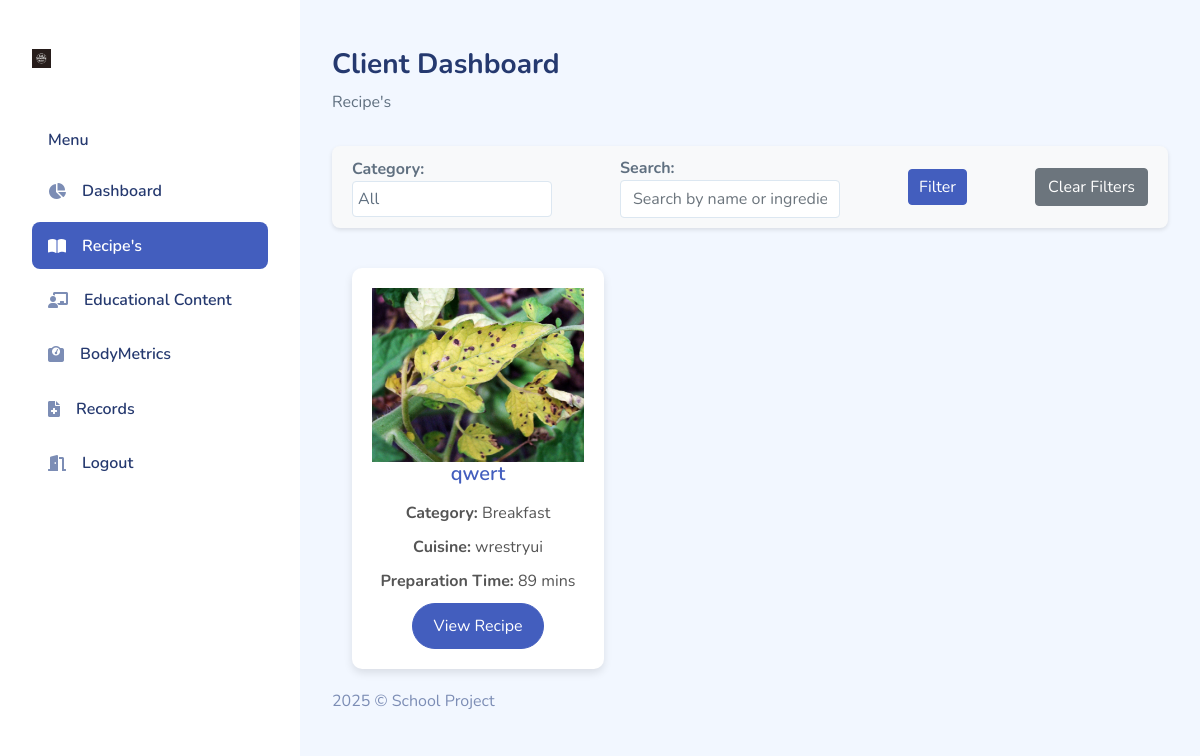
The app's page /client_recipe_list/ with its own data.
### Landing/models.py (models this page shows, shortened)
class Recipe(models.Model):
    CATEGORY_CHOICES = [
        ('Breakfast', 'Breakfast'),
        ('Lunch', 'Lunch'),
        ('Dinner', 'Dinner'),
        ('Snacks', 'Snacks'),
        ('Desserts', 'Desserts'),
    ]
    name = models.CharField(max_length=255, verbose_name="Recipe Name")
    category = models.CharField(
        max_length=50, choices=CATEGORY_CHOICES, verbose_name="Category"
    )
    cuisine = models.CharField(max_length=100, verbose_name="Cuisine Type")
    prep_time = models.PositiveIntegerField(verbose_name="Preparation Time (minutes)")
    cook_time = models.PositiveIntegerField(verbose_name="Cooking Time (minutes)")
    servings = models.PositiveIntegerField(verbose_name="Number of Servings")
    ingredients = models.TextField(verbose_name="List of Ingredients")
    steps = models.TextField(verbose_name="Preparation Steps")
    calories = models.PositiveIntegerField(verbose_name="Calories per Serving")
    carbs = models.PositiveIntegerField(verbose_name="Carbohydrates (grams)")
    protein = models.PositiveIntegerField(verbose_name="Protein (grams)")
    fat = models.PositiveIntegerField(verbose_name="Fat (grams)")
    tags = models.CharField(
        max_length=255, blank=True, verbose_name="Tags (comma-separated)"
    )
    image = models.ImageField(
        upload_to='recipe_images/', blank=True, null=True, verbose_name="Recipe Image"
    )  # Add an image field
    class Meta:
        verbose_name = "Recipe"
        verbose_name_plural = "Recipes"
        ordering = ['name']  # Recipes will be ordered alphabetically by name

### Landing/views.py (the view)
# urls.py: path('client_recipe_list/',client_recipe_list,name='client_recipe_list'),
def client_recipe_list(request):
    category_filter = request.GET.get('category')
    cuisine_filter = request.GET.get('cuisine')
    search_query = request.GET.get('search')
    recipes = Recipe.objects.all()
    if category_filter:
        recipes = recipes.filter(category=category_filter)
    if cuisine_filter:
        recipes = recipes.filter(cuisine__icontains=cuisine_filter)
    if search_query:
        recipes = recipes.filter(name__icontains=search_query)
    context = {
        'recipes': recipes,
        'categories': Recipe.CATEGORY_CHOICES,
    }
    return render(request, 'client_recipe_list.html', context)

### Landing/templates/client_recipe_list.html (shortened to what this page needs)
{% load static %}
<!DOCTYPE html>
<html lang="en">
<head>
    <link rel="stylesheet" href="{% static 'assets/css/bootstrap.css' %}">
    <link rel="stylesheet" href="{% static 'assets/css/bold.css' %}">
    <link rel="stylesheet" href="{% static 'assets/css/perfect-scrollbar.css' %}">
    <link rel="stylesheet" href="{% static 'assets/css/bootstrap-icons.css' %}">
    <link rel="stylesheet" href="{% static 'assets/css/app.css' %}">
    <link href="https://cdnjs.cloudflare.com/ajax/libs/font-awesome/6.0.0/css/all.min.css" rel="stylesheet">
</head>
<body>
    <div id="app">
        <div id="sidebar" class="active">
            <div class="sidebar-wrapper active">
                <div class="sidebar-header">
                    <div class="d-flex justify-content-between">
                        <div class="logo">
                            <a href="index.html"><img src="{% static 'assets/images/logo.jpg' %}" alt="Logo" srcset=""></a>
                        </div>
                    </div>
                </div>
                <div class="sidebar-menu">
                    <ul class="menu">
                        <li class="sidebar-title">Menu</li>
                        <li class="sidebar-item ">
                            <a href="{% url 'client_dashboard' %}" class="sidebar-link">
                                <i class="fas fa-chart-pie"></i>
                                <span>Dashboard</span>
                            </a>
                        </li>
                        <li class="sidebar-item active">
                            <a href="{% url 'client_recipe_list' %}" class="sidebar-link">
                                <i class="fas fa-book-open"></i>
                                <span>Recipe's</span>
                            </a>
                        </li>
                        <li class="sidebar-item">
                            <a href="{% url 'client_educontent_list' %}" class="sidebar-link">
                                <i class="fas fa-chalkboard-teacher"></i>
                                <span>Educational Content</span>
                            </a>
                        </li>
                        <li class="sidebar-item">
                            <a href="{% url 'client_bodymetric_view' %}" class="sidebar-link">
                                <i class="fas fa-weight-scale"></i>
                                <span>BodyMetrics</span>
                            </a>
                        </li>
                        <li class="sidebar-item">
                            <a href="{% url 'client_records' %}" class="sidebar-link">
                                <i class="fas fa-file-medical"></i>
                                <span>Records</span>
                            </a>
                        </li>
                        <li class="sidebar-item">
                            <a href="{% url 'client_logout' %}" class="sidebar-link">
                                <i class="fas fa-door-open"></i>
                                <span>Logout</span>
                            </a>
                        </li>
                    </ul>
                </div>
            </div>
        </div>
        <div id="main">
            <div class="page-heading">
                <h3>Client Dashboard</h3>
                <p>Recipe's</p>
            </div>
            <div class="filter-bar">
                <form method="GET" class="filter-form">
                    <div class="filter-group">
                        <label for="category">Category:</label>
                        <select name="category" id="category" class="form-control">
                            <option value="">All</option>
                        </select>
                    </div>
                    <div class="filter-group">
                        <label for="search">Search:</label>
                        <input
                            type="text"
                            name="search"
                            id="search"
                            class="form-control"
                            placeholder="Search by name or ingredients"
                            value="{{ request.GET.search }}"
                        />
                    </div>
                    <button type="submit" class="btn btn-primary">Filter</button>
                    <a href="{% url 'client_recipe_list' %}" class="btn btn-secondary">Clear Filters</a>
                </form>
            </div>
            <div class="recipe-grid">
                {% for recipe in recipes %}
                <div class="recipe-card">
                    <img src="{{ recipe.image.url }}" class="recimage" alt="{{ recipe.name }}" class="img-fluid rounded" style="max-width: 100%; height: auto;">
                    <h3>{{ recipe.name }}</h3>
                    <p><strong>Category:</strong> {{ recipe.category }}</p>
                    <p><strong>Cuisine:</strong> {{ recipe.cuisine }}</p>
                    <p><strong>Preparation Time:</strong> {{ recipe.prep_time }} mins</p>
                    <a href="{% url 'client_recipe_detail' recipe.id %}" class="btn btn-primary">View Recipe</a>
                </div>
                {% endfor %}
            </div>
            <footer>
                <div class="footer clearfix mb-0 text-muted">
                    <div class="float-start">
                        <p>2025 &copy; School Project</p>
                    </div>
                </div>
            </footer>
        </div>
    </div>
</body>
</html>

### Landing/static/assets/css/perfect-scrollbar.css (style rules this page uses)
.ps { overflow: hidden !important; overflow-anchor: none; -ms-overflow-style: none; touch-action: auto; -ms-touch-action: auto; }

### Landing/static/assets/css/app.css (style rules this page uses)
.btn.btn-danger,.btn.btn-info,.btn.btn-primary,.btn.btn-secondary,.btn.btn-success,.btn.btn-warning { color:#fff }
#sidebar.active .sidebar-wrapper { left:0 }
.sidebar-wrapper { width:300px;height:100vh;position:fixed;top:0;z-index:10;overflow-y:auto;background-color:#fff;bottom:0;transition:left .5s ease-out }
.sidebar-wrapper .sidebar-header { padding:2rem 2rem 1rem;font-size:2rem;font-weight:700 }
.sidebar-wrapper .sidebar-header img { height:1.2rem }
.sidebar-wrapper .menu { margin-top:2rem;padding:0 2rem;font-weight:600 }
.sidebar-wrapper .menu .sidebar-title { padding:0 1rem;margin:1.5rem 0 1rem;font-size:1rem;list-style:none;font-weight:600;color:#25396f }
.sidebar-wrapper .menu .sidebar-link { display:block;padding:.7rem 1rem;font-size:1rem;display:flex;align-items:center;border-radius:.5rem;transition:all .5s;text-decoration:none;color:#25396f }
.sidebar-wrapper .menu .sidebar-link i,.sidebar-wrapper .menu .sidebar-link svg { color:#7c8db5 }
.sidebar-wrapper .menu .sidebar-link span { margin-left:1rem }
.sidebar-wrapper .menu .sidebar-item { list-style:none;margin-top:.5rem;position:relative }
.sidebar-wrapper .menu .sidebar-item.active .sidebar-link { background-color:#435ebe }
.sidebar-wrapper .menu .sidebar-item.active .sidebar-link span { color:#fff }
.sidebar-wrapper .menu .sidebar-item.active .sidebar-link i,.sidebar-wrapper .menu .sidebar-item.active .sidebar-link svg { fill:#fff;color:#fff }
#main { margin-left:300px;padding:2rem }
.page-heading { margin:0 0 2rem }
.page-heading h3 { font-weight:700 }
a { text-decoration:none }

### Landing/templates/client_recipe_list.html (style rules this page uses)
.filter-bar { display: flex; justify-content: space-between; align-items: center; margin-bottom: 20px; background-color: #f8f9fa; padding: 10px 20px; border-radius: 8px; box-shadow: 0 2px 4px rgba(0, 0, 0, 0.1); }
.filter-form { display: flex; gap: 15px; align-items: center; width: 100%; justify-content: space-between; }
.filter-group label { margin-right: 5px; font-weight: bold; }
.filter-group select { width: 200px; padding: 5px; }
.filter-form button { padding: 5px 10px; }
.recipe-grid { display: grid; grid-template-columns: repeat(3, 1fr); gap: 20px; margin: 0 auto; padding: 20px; }
.recipe-card { background-color: #ffffff; border-radius: 10px; box-shadow: 0 4px 8px rgba(0, 0, 0, 0.1); padding: 20px; text-align: center; transition: transform 0.3s ease, box-shadow 0.3s ease; }
.recipe-card h3 { font-size: 20px; font-weight: 600; color: #435ebe; margin-bottom: 15px; }
.recipe-card p { font-size: 16px; color: #555; margin-bottom: 10px; }
.recipe-card .btn { padding: 10px 20px; font-size: 16px; border-radius: 25px; text-decoration: none; background-color: #435ebe; color: white; }

### records on screen
Recipe: image (picture), name "qwert", category "Breakfast", cuisine "wrestryui", prep_time "89"
